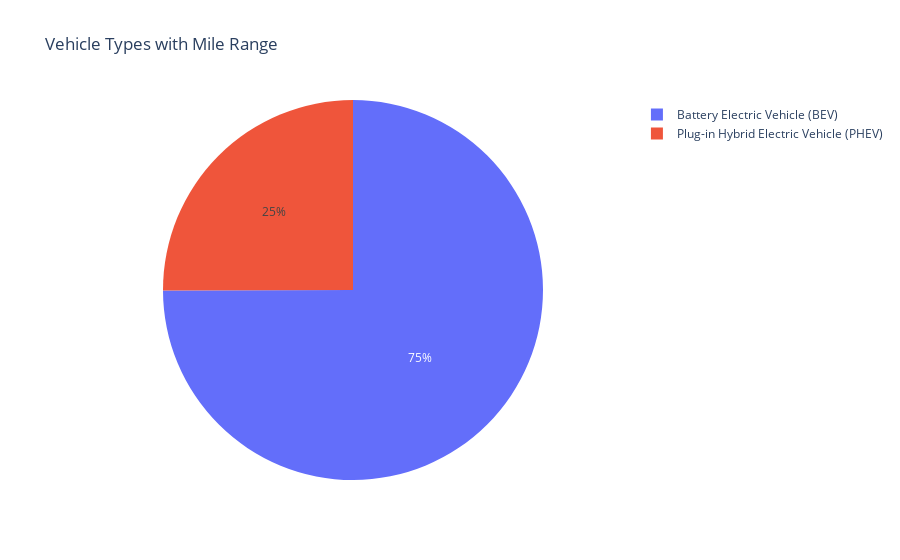

Notebook code for this chart:
### Markdown cell above
This plot also shows that Seattle presents a significant market potential for other utility providers.

### Code cell
mile_range = pd.DataFrame(df.groupby('electricVehicleType')['electricRange'].mean().reset_index()).sort_values(by='electricRange', ascending=False).reset_index(drop=True)
mile_range.columns = ['vehicle_type', 'mile_range']

fig = px.pie(data_frame=mile_range, names='vehicle_type', values='mile_range', hover_name='mile_range', title='Vehicle Types with Mile Range', hole=True)
fig.show()

### Figure 1 — Plotly figure (JSON) as saved in the notebook; plotly's stock layout.template omitted (floating-point values rounded to 4 significant figures)
{"data": [{"domain": {"x": [0, 1], "y": [0, 1]}, "hole": true, "hovertemplate": "<b>%{hovertext}</b><br><br>vehicle_type=%{label}<br>mile_range=%{value}<extra></extra>", "hovertext": [92.41, 30.85], "labels": ["Battery Electric Vehicle (BEV)", "Plug-in Hybrid Electric Vehicle (PHEV)"], "legendgroup": "", "name": "", "showlegend": true, "type": "pie", "values": [92.41, 30.85]}], "layout": {"legend": {"tracegroupgap": 0}, "title": {"text": "Vehicle Types with Mile Range"}}}
